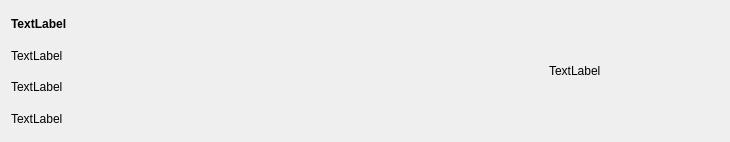
<?xml version="1.0" encoding="UTF-8"?>
<ui version="4.0">
 <class>OrderItemWidget</class>
 <widget class="QWidget" name="OrderItemWidget">
  <property name="geometry">
   <rect>
    <x>0</x>
    <y>0</y>
    <width>730</width>
    <height>142</height>
   </rect>
  </property>
  <property name="windowTitle">
   <string>Form</string>
  </property>
  <layout class="QHBoxLayout" name="horizontalLayout">
   <item>
    <layout class="QVBoxLayout" name="verticalLayout">
     <item>
      <layout class="QHBoxLayout" name="horizontalLayout_2">
       <item>
        <layout class="QVBoxLayout" name="verticalLayout_2">
         <item>
          <widget class="QLabel" name="label_articul">
           <property name="font">
            <font>
             <weight>75</weight>
             <bold>true</bold>
            </font>
           </property>
           <property name="text">
            <string>TextLabel</string>
           </property>
          </widget>
         </item>
         <item>
          <widget class="QLabel" name="label_status">
           <property name="text">
            <string>TextLabel</string>
           </property>
          </widget>
         </item>
         <item>
          <widget class="QLabel" name="label_pick_point">
           <property name="text">
            <string>TextLabel</string>
           </property>
          </widget>
         </item>
         <item>
          <widget class="QLabel" name="label_order_date">
           <property name="text">
            <string>TextLabel</string>
           </property>
          </widget>
         </item>
        </layout>
       </item>
       <item>
        <widget class="QLabel" name="label_delivery_date">
         <property name="maximumSize">
          <size>
           <width>170</width>
           <height>16777215</height>
          </size>
         </property>
         <property name="text">
          <string>TextLabel</string>
         </property>
        </widget>
       </item>
      </layout>
     </item>
    </layout>
   </item>
  </layout>
 </widget>
 <resources/>
 <connections/>
</ui>
